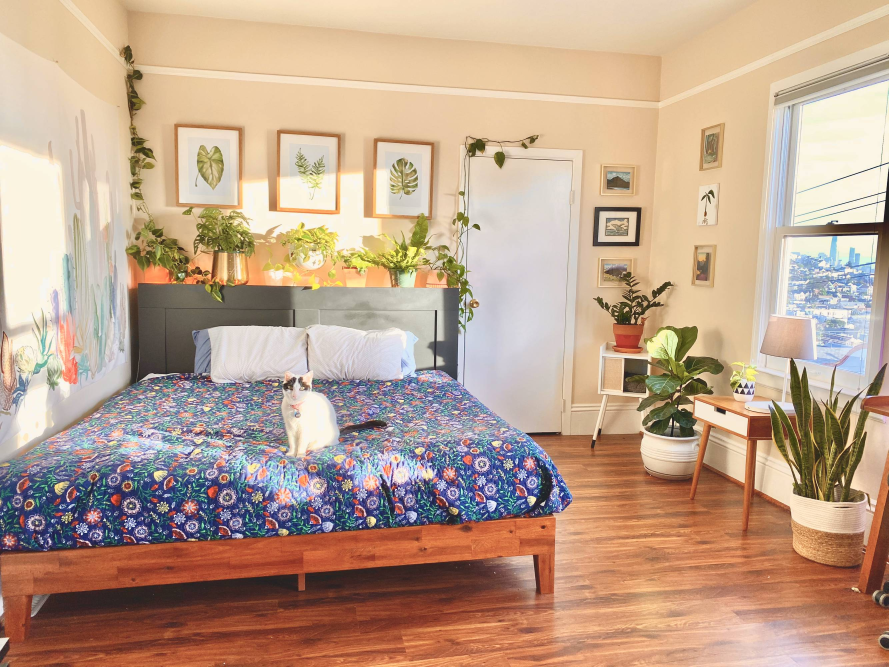
#> input picture Color Extraction using K-Means/EoyIwHp.jpg, 2666 x 2000 px, found by its file name (shown at 1/3 size)
$ jupyter execute kmeans_color_extraction.ipynb   (shell and % lines are left out)
#> lines starting #> are read from the running program, lines starting #| are printed output that depends on the picture
[cell 1]
import numpy as np
import os
import cv2
import matplotlib.pyplot as plt
import wget

[cell 2]
image = cv2.imread(wget.download('https://i.imgur.com/EoyIwHp.jpg'))
#> image is the input picture: shape (2000, 2666, 3); mean B, G, R 140.8, 162, 189.9
image = cv2.cvtColor(image, cv2.COLOR_BGR2RGB)
image.shape
#> Out = (2000, 2666, 3)

[cell 3]
plt.figure(figsize=(8, 8))
plt.imshow(image)

[cell 4]
resized_image = cv2.resize(image, (1000, 1000))
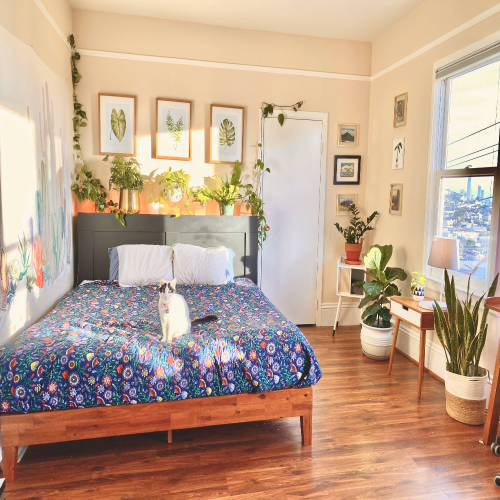
#> resized_image: shape (1000, 1000, 3) (shown at 1/2 size); mean R, G, B 189.9, 162, 140.8
resized_image.shape
#> Out = (1000, 1000, 3)

[cell 5]
def RGB2HEX(color):
    ''' Converting RGB values into their equivalent HEXs'''

    return "#{:02x}{:02x}{:02x}".format(int(color[0]), int(color[1]), int(color[2]))

[cell 6]
def modify_image(img):
    ''' Reshaping the img to feed into the KMeans'''
    return img.reshape(img.shape[0] * img.shape[1], 3)

[cell 7]
modified_img = modify_image(resized_image)
modified_img.shape
#> Out = (1000000, 3)

[cell 8]
from sklearn.cluster import KMeans

[cell 9]
num_colors = 10
clf = KMeans(n_clusters=num_colors)
labels = clf.fit_predict(modified_img)

[cell 10]
from collections import Counter

[cell 11]
counts = Counter(labels)
#> counts = 10 items

center_colors = clf.cluster_centers_
ordered_colors = [center_colors[i] for i in counts.keys()]
#> ordered_colors = [[228.5, 196.3, 158.1], [220, 209.6, 200.3], [207.5, 157, 115.3], [245.5, 239.3, 224], [135.6, 79.17, 51.43], [75.44, 53.13, 39.95], [184.1, 108.7, 69.98], [166.8, 170.2, 178.5], [114.6, 118.5, 135.9], [52.64, 65.13, 103.4]]
hex_colors = [RGB2HEX(ordered_colors[i]) for i in counts.keys()]
#> hex_colors = ['#874f33', '#dcd1c8', '#cf9c73', '#b86c45', '#e4c49e', '#4b3527', '#a6aab2', '#727687', '#344167', '#f5efe0']
rgb_colors = [ordered_colors[i] for i in counts.keys()]
#> rgb_colors = [[135.6, 79.17, 51.43], [220, 209.6, 200.3], [207.5, 157, 115.3], [184.1, 108.7, 69.98], [228.5, 196.3, 158.1], [75.44, 53.13, 39.95], [166.8, 170.2, 178.5], [114.6, 118.5, 135.9], [52.64, 65.13, 103.4], [245.5, 239.3, 224]]

[cell 12]
plt.figure(figsize=(8, 8))
plt.pie(counts.values(), labels=hex_colors, colors=hex_colors)
plt.show()
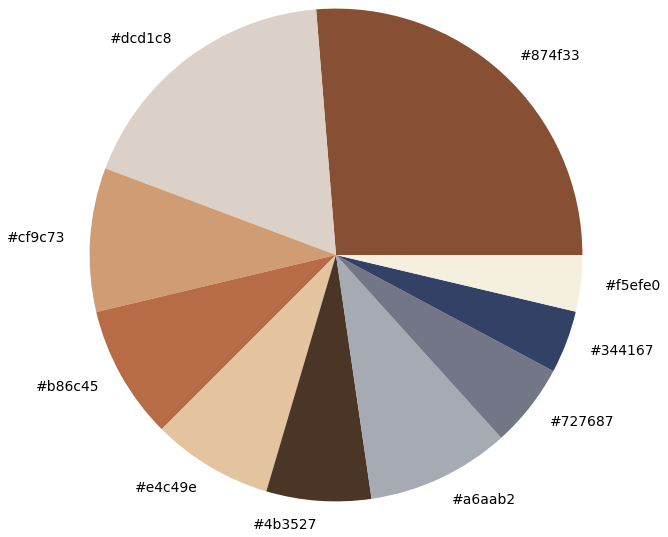
#> figure drawn by matplotlib, 1 panel

### Putting it together as a function

[cell 13]
def load_img(img_path):
#> called with img_path = 'waves.jpg'
    return cv2.cvtColor(cv2.imread(img_path), cv2.COLOR_BGR2RGB)
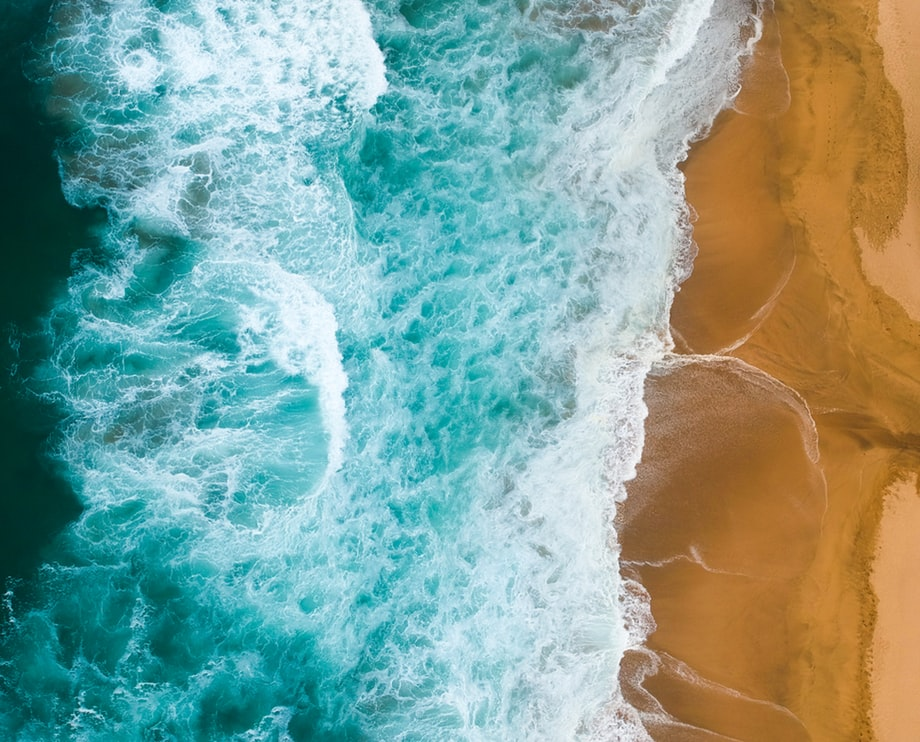
#> input picture Color Extraction using K-Means/waves.jpg, 920 x 742 px

[cell 14]
def extract(img_path, num_colors=5):
    img = load_img(img_path)
    resized_img = cv2.resize(img, (int(img.shape[0]/2), int(img.shape[1]/2)))
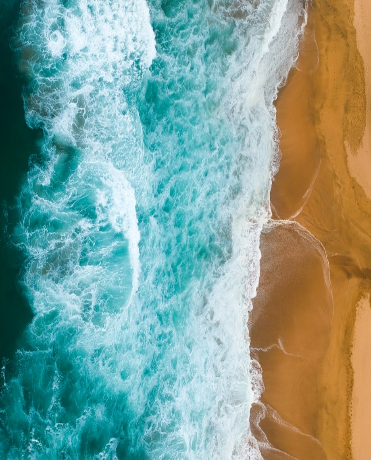
#> resized_img: shape (460, 371, 3); mean R, G, B 129.2, 159.6, 148.3
    print('* Resized to: ', resized_img.shape)
#| * Resized to:  (460, 371, 3)
    modified_image = modify_image(resized_img)
    print('* Shape for clustering: ', modified_image.shape)
#| * Shape for clustering:  (170660, 3)

    print('* Clustering.. ')
    clf = KMeans(n_clusters=num_colors)
    labels = clf.fit_predict(modified_img)

    counts = Counter(labels)
#> counts = 10 items
    center_colors = clf.cluster_centers_
    ordered_colors = [center_colors[i] for i in counts.keys()]
#> ordered_colors = [[230.9, 201.4, 165.2], [217.6, 175.6, 134.7], [245.3, 237.5, 221.3], [211.2, 206.1, 204.6], [195.3, 133.6, 92.32], [167.4, 91.68, 57.76], [105.8, 67.89, 44.67], [51.97, 47.45, 58.44], [154.5, 158.1, 167.7], [91.14, 97.83, 121.9]]
    hex_colors = [RGB2HEX(ordered_colors[i]) for i in counts.keys()]
#> hex_colors = ['#f5eddd', '#d9af86', '#c3855c', '#69432c', '#332f3a', '#9a9ea7', '#e6c9a5', '#5b6179', '#a75b39', '#d3cecc']
    rgb_colors = [ordered_colors[i] for i in counts.keys()]
#> rgb_colors = [[245.3, 237.5, 221.3], [217.6, 175.6, 134.7], [195.3, 133.6, 92.32], [105.8, 67.89, 44.67], [51.97, 47.45, 58.44], [154.5, 158.1, 167.7], [230.9, 201.4, 165.2], [91.14, 97.83, 121.9], [167.4, 91.68, 57.76], [211.2, 206.1, 204.6]]

    plt.figure(figsize=(12, 12))
    plt.subplot(1, 2, 1)
    plt.imshow(img)
    plt.title('Original Image')

    plt.subplot(1, 2, 2)
    plt.pie(counts.values(), labels=hex_colors, colors=hex_colors)
    plt.title('Extracted Colors')
    plt.tight_layout()

[cell 15]
extract('waves.jpg', num_colors=10)
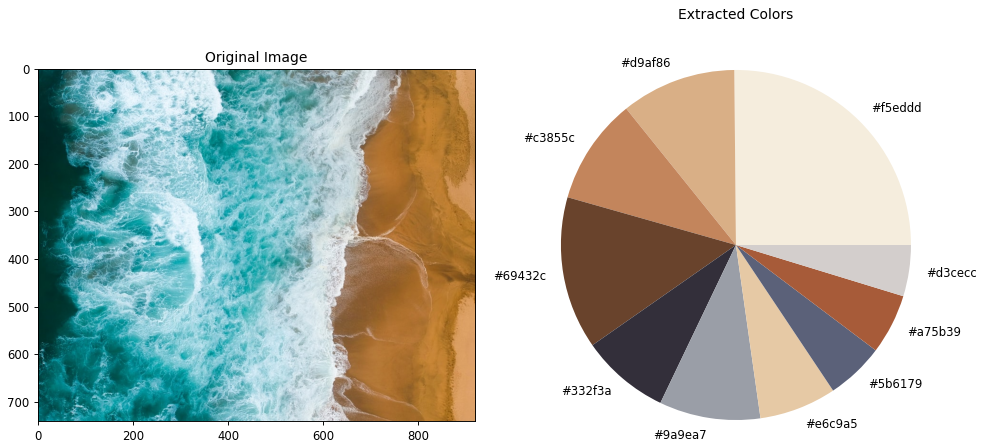
#> figure drawn by matplotlib, 2 panels
